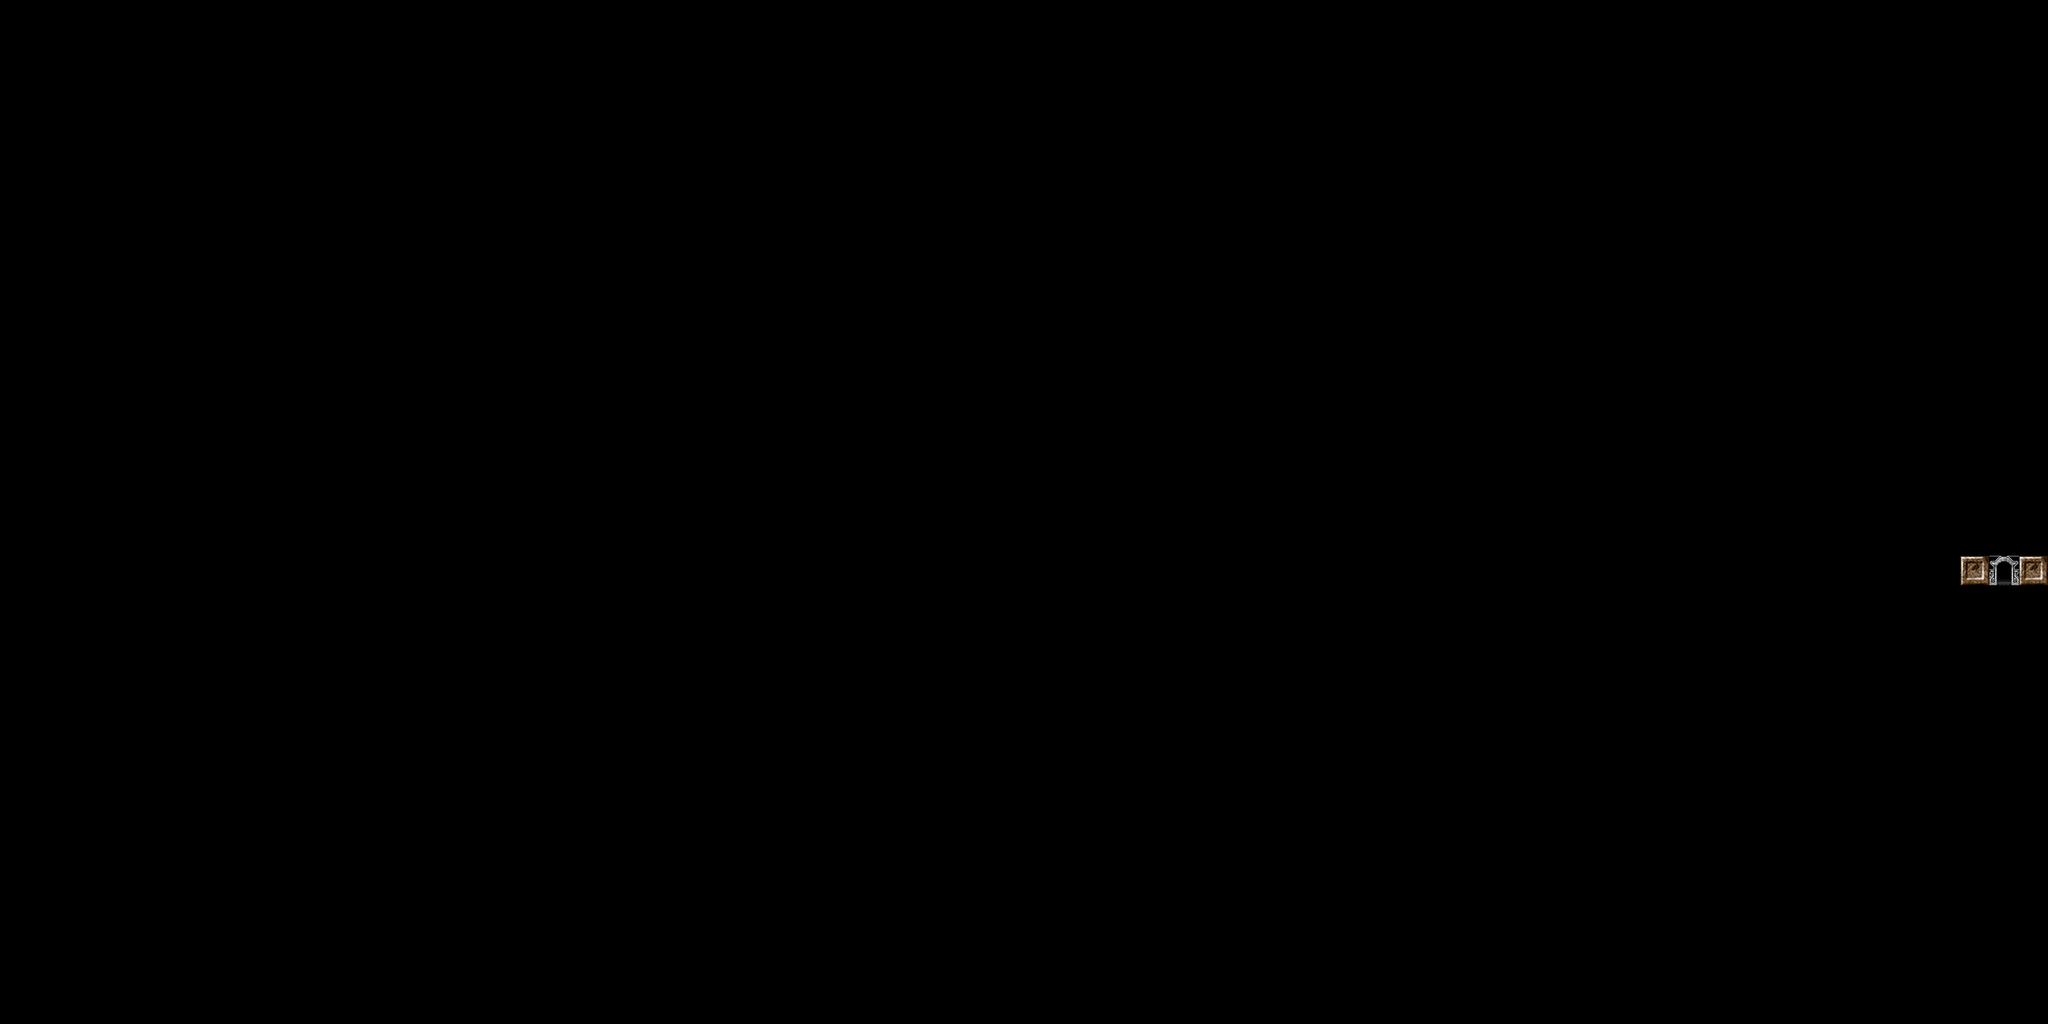

Rendered tile map (Tiled .tmx) drawn with the repository's tilesets; below, a short description and the map source with its tile grids summarised:
An orthogonal 70x35 tile map with 64x64 px tiles, 1 tile layer (Tile Layer 2), 1 hidden layer not drawn and 1 object (map_transition).

<map version="1.0" tiledversion="1.1.2" orientation="orthogonal" renderorder="right-down" width="70" height="35" tilewidth="64" tileheight="64" infinite="0" nextobjectid="3">
 <tileset firstgid="1" name="roomstuff" tilewidth="64" tileheight="64" tilecount="64" columns="8">
  <image source="roomstuff.png" width="512" height="512" />
 </tileset>
 <layer name="Tile Layer 1" width="70" height="35" visible="0">
  <data>[2450 cells, 2450 non-empty, 3 distinct tile ids]</data>
 </layer>
 <layer name="Tile Layer 2" width="70" height="35">
  <data>[2450 cells, 2450 non-empty, 3 distinct tile ids]</data>
 </layer>
 <objectgroup name="Object Layer 1">
  <object id="1" type="map_transition" x="2144" y="608" width="96" height="64" />
 </objectgroup>
</map>
